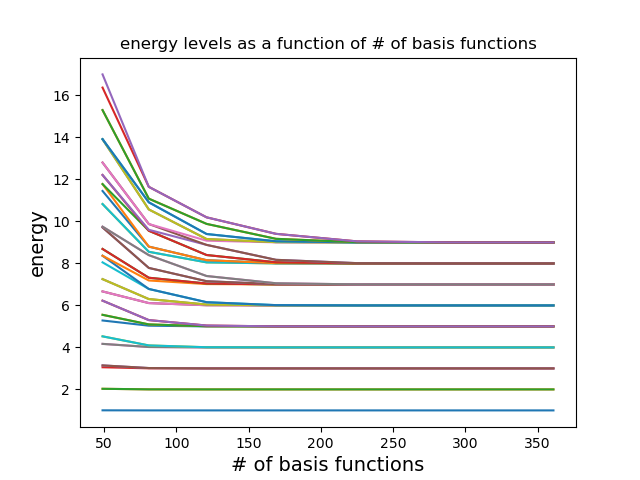

Write the Python code that produced this figure.
from ps3_problem3 import make_M, make_S, make_H, solve_eig
import numpy as np
import matplotlib.pyplot as plt

def harmonic_oscillator_2d_scan_energy(ki=3, kf=9, nlowest=45):
    """plots the nlowest energy levels as a function of number of basis functions by combining previously written
    functions together.

    Parameters
    ----------
    ki  int, number of basis functions from
    kf  int, number of basis functions to
    nlowest  int, determines the maximum of energy levels to plot to

    Returns
    -------
    None
    """
    nb = np.arange(ki, kf+1)  #number of basis functions as a list
    kval = (2*nb + 1)**2   #size of each relevant matrix for a number of basis functions
    Earray = []
    for i in range(len(nb)):
        M = make_M(nb[i], deltax=0.5, print_=False)
        S = make_S(kval[i], M)
        H = make_H(kval[i], M, S)
        E, c = solve_eig(H, S)
        Earray.append(np.real(E[0:nlowest]))
    Earray = np.row_stack(Earray)
    for i in range(nlowest):
        plt.plot(kval, Earray[:, i])
    plt.title("energy levels as a function of # of basis functions")
    plt.xlabel('# of basis functions', fontsize=14)
    plt.ylabel('energy', fontsize=14)
    plt.savefig('ps3_problem4.png')
    plt.show()

if __name__ == '__main__':
    #i)
    M = make_M(3, deltax=0.5, print_=False)
    S = make_S(49, M)
    H = make_H(49, M, S)
    E, c = solve_eig(H, S)
    print("i) The first 45 energies are:", np.real(E)[0:45])

    #ii)
    print("""ii) The energies are not exact in both the values and degeneracies compared
          to the exact solution. e.g. the third energy levels and beyond do not have true
          degeneracies, and the multiplicity of the degeneracies also fall apart at E = 5.""")

    #iii)
    print("iii) See harmonic_oscillator_2d_scan_energy at line 5 for code.")

    #iv)
    harmonic_oscillator_2d_scan_energy()

    #v)
    print("""v) From the graph, it looks like around K=225 the energy values start to converge
    for each energy level.""")

    #vi)
    print("""vi) For the 2d case, the amount of basis functions required to converge is about 
    the square of that in the 1d case. This is because in 1d, K = 2n + 1, 
    whereas in 2d, K = (2n + 1)^2.""")

    #vii)
    print("""vii) By the trend, the number of basis functions would be the cube of that in the 
    1d case. This is because for a given n, there is three degrees of freedom (x, y, z), and each 
    x, y, or z can take in 2n+1 values - hence (2n+1)^3. Increasing dimensionality scales the number
    of basis functions required as O(n^d), where d is the dimension.""")

    #viii)
    print("""viii) The exponential growth is clearly unfavoured since computers have limited computing
    power and memory limit. For a system requiring 10 basis funcs for 1 electron, extending to
    30 electrons would require 10^30 basis functions.""")